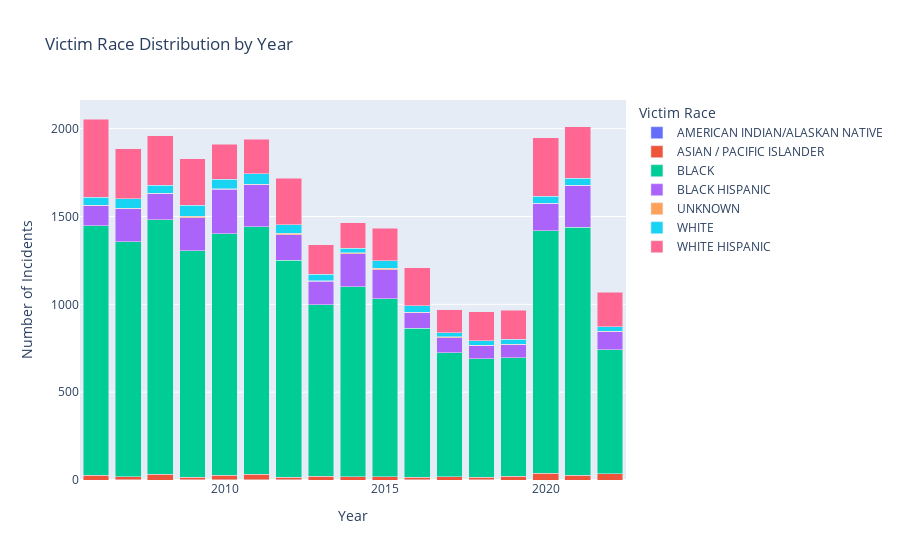

Here is the notebook cell this chart was saved with:
### Code cell
# Assuming 'cleaned_data' is your DataFrame and already loaded

# Replace 'nan' and any other identifier for unknown data with 'UNKNOWN'
cleaned_data['VIC_RACE'] = cleaned_data['VIC_RACE'].fillna('UNKNOWN').replace(['', ' ', 'N/A'], 'UNKNOWN')

# Group by year and victim race, count the occurrences
vic_race_yearly = cleaned_data.groupby(['YEAR', 'VIC_RACE']).size().unstack(fill_value=0)

# Combine 'UNKNOWN' and any other nan categories into one
vic_race_yearly['UNKNOWN'] = vic_race_yearly.get('UNKNOWN', 0) + vic_race_yearly.get('', 0)

# Calculate total incidents per year
total_incidents_per_year = vic_race_yearly.sum(axis=1)

# Calculate percentages
percentages = vic_race_yearly.divide(total_incidents_per_year, axis=0) * 100

# Melt the DataFrame to use with Plotly Express
vic_race_yearly_melted = vic_race_yearly.reset_index().melt(id_vars='YEAR', var_name='Victim Race', value_name='Number of Incidents')
vic_race_yearly_melted['Percentage'] = percentages.reset_index().melt(id_vars='YEAR')['value'].round(2)

# Plotting the bar chart with hover data showing percentages
fig_vic = px.bar(vic_race_yearly_melted, x='YEAR', y='Number of Incidents', color='Victim Race',
                 title="Victim Race Distribution by Year",
                 labels={'YEAR': 'Year', 'Number of Incidents': 'Number of Incidents'},
                 hover_data={'Number of Incidents': True, 'Percentage': True})


# Update layout
fig_vic.update_layout(
    xaxis_title="Year",
    yaxis_title="Number of Incidents",
    barmode='stack',
    xaxis={'categoryorder':'total descending'},
    legend_title_text='Victim Race'
)

fig_vic.show()

### Figure 1 — Plotly figure (JSON) as saved in the notebook; plotly's stock layout.template omitted (floating-point values rounded to 4 significant figures)
{"data": [{"alignmentgroup": "True", "customdata": [[0], [0.05], [0], [0.11], [0.05], [0.1], [0.06], [0], [0], [0], [0.08], [0], [0.1], [0], [0], [0], [0]], "hovertemplate": "Victim Race=AMERICAN INDIAN/ALASKAN NATIVE<br>Year=%{x}<br>Number of Incidents=%{y}<br>Percentage=%{customdata[0]}<extra></extra>", "legendgroup": "AMERICAN INDIAN/ALASKAN NATIVE", "marker": {"color": "#636efa", "pattern": {"shape": ""}}, "name": "AMERICAN INDIAN/ALASKAN NATIVE", "offsetgroup": "AMERICAN INDIAN/ALASKAN NATIVE", "orientation": "v", "showlegend": true, "textposition": "auto", "type": "bar", "x": [2006, 2007, 2008, 2009, 2010, 2011, 2012, 2013, 2014, 2015, 2016, 2017, 2018, 2019, 2020, 2021, 2022], "xaxis": "x", "y": [0, 1, 0, 2, 1, 2, 1, 0, 0, 0, 1, 0, 1, 0, 0, 0, 0], "yaxis": "y"}, {"alignmentgroup": "True", "customdata": [[1.27], [0.95], [1.63], [0.82], [1.31], [1.55], [0.82], [1.64], [1.3], [1.33], [1.16], [1.96], [1.67], [2.07], [1.95], [1.34], [3.27]], "hovertemplate": "Victim Race=ASIAN / PACIFIC ISLANDER<br>Year=%{x}<br>Number of Incidents=%{y}<br>Percentage=%{customdata[0]}<extra></extra>", "legendgroup": "ASIAN / PACIFIC ISLANDER", "marker": {"color": "#EF553B", "pattern": {"shape": ""}}, "name": "ASIAN / PACIFIC ISLANDER", "offsetgroup": "ASIAN / PACIFIC ISLANDER", "orientation": "v", "showlegend": true, "textposition": "auto", "type": "bar", "x": [2006, 2007, 2008, 2009, 2010, 2011, 2012, 2013, 2014, 2015, 2016, 2017, 2018, 2019, 2020, 2021, 2022], "xaxis": "x", "y": [26, 18, 32, 15, 25, 30, 14, 22, 19, 19, 14, 19, 16, 20, 38, 27, 35], "yaxis": "y"}, {"alignmentgroup": "True", "customdata": [[69.2], [70.89], [73.97], [70.46], [71.95], [72.67], [71.93], [72.87], [73.91], [70.69], [70.36], [72.68], [70.15], [69.88], [70.84], [70.21], [66.07]], "hovertemplate": "Victim Race=BLACK<br>Year=%{x}<br>Number of Incidents=%{y}<br>Percentage=%{customdata[0]}<extra></extra>", "legendgroup": "BLACK", "marker": {"color": "#00cc96", "pattern": {"shape": ""}}, "name": "BLACK", "offsetgroup": "BLACK", "orientation": "v", "showlegend": true, "textposition": "auto", "type": "bar", "x": [2006, 2007, 2008, 2009, 2010, 2011, 2012, 2013, 2014, 2015, 2016, 2017, 2018, 2019, 2020, 2021, 2022], "xaxis": "x", "y": [1422, 1337, 1449, 1288, 1375, 1409, 1235, 975, 1082, 1013, 850, 705, 672, 675, 1380, 1412, 707], "yaxis": "y"}, {"alignmentgroup": "True", "customdata": [[5.55], [9.92], [7.61], [10.23], [13.29], [12.33], [8.56], [9.94], [12.7], [11.58], [7.2], [8.97], [7.93], [7.87], [8.06], [11.93], [9.63]], "hovertemplate": "Victim Race=BLACK HISPANIC<br>Year=%{x}<br>Number of Incidents=%{y}<br>Percentage=%{customdata[0]}<extra></extra>", "legendgroup": "BLACK HISPANIC", "marker": {"color": "#ab63fa", "pattern": {"shape": ""}}, "name": "BLACK HISPANIC", "offsetgroup": "BLACK HISPANIC", "orientation": "v", "showlegend": true, "textposition": "auto", "type": "bar", "x": [2006, 2007, 2008, 2009, 2010, 2011, 2012, 2013, 2014, 2015, 2016, 2017, 2018, 2019, 2020, 2021, 2022], "xaxis": "x", "y": [114, 187, 149, 187, 254, 239, 147, 133, 186, 166, 87, 87, 76, 76, 157, 240, 103], "yaxis": "y"}, {"alignmentgroup": "True", "customdata": [[0.1], [0.27], [0.15], [0.55], [0.1], [0.15], [0.52], [0.37], [0.55], [0.49], [0.33], [0.41], [0.21], [0.1], [0], [0], [0.09]], "hovertemplate": "Victim Race=UNKNOWN<br>Year=%{x}<br>Number of Incidents=%{y}<br>Percentage=%{customdata[0]}<extra></extra>", "legendgroup": "UNKNOWN", "marker": {"color": "#FFA15A", "pattern": {"shape": ""}}, "name": "UNKNOWN", "offsetgroup": "UNKNOWN", "orientation": "v", "showlegend": true, "textposition": "auto", "type": "bar", "x": [2006, 2007, 2008, 2009, 2010, 2011, 2012, 2013, 2014, 2015, 2016, 2017, 2018, 2019, 2020, 2021, 2022], "xaxis": "x", "y": [2, 5, 3, 10, 2, 3, 9, 5, 8, 7, 4, 4, 2, 1, 0, 0, 1], "yaxis": "y"}, {"alignmentgroup": "True", "customdata": [[2.24], [2.86], [2.25], [3.39], [2.93], [3.09], [2.68], [2.62], [1.64], [2.93], [3.06], [2.27], [2.61], [2.9], [2], [1.99], [2.43]], "hovertemplate": "Victim Race=WHITE<br>Year=%{x}<br>Number of Incidents=%{y}<br>Percentage=%{customdata[0]}<extra></extra>", "legendgroup": "WHITE", "marker": {"color": "#19d3f3", "pattern": {"shape": ""}}, "name": "WHITE", "offsetgroup": "WHITE", "orientation": "v", "showlegend": true, "textposition": "auto", "type": "bar", "x": [2006, 2007, 2008, 2009, 2010, 2011, 2012, 2013, 2014, 2015, 2016, 2017, 2018, 2019, 2020, 2021, 2022], "xaxis": "x", "y": [46, 54, 44, 62, 56, 60, 46, 35, 24, 42, 37, 22, 25, 28, 39, 40, 26], "yaxis": "y"}, {"alignmentgroup": "True", "customdata": [[21.65], [15.06], [14.4], [14.44], [10.36], [10.11], [15.43], [12.56], [9.9], [12.98], [17.8], [13.71], [17.33], [17.18], [17.15], [14.52], [18.5]], "hovertemplate": "Victim Race=WHITE HISPANIC<br>Year=%{x}<br>Number of Incidents=%{y}<br>Percentage=%{customdata[0]}<extra></extra>", "legendgroup": "WHITE HISPANIC", "marker": {"color": "#FF6692", "pattern": {"shape": ""}}, "name": "WHITE HISPANIC", "offsetgroup": "WHITE HISPANIC", "orientation": "v", "showlegend": true, "textposition": "auto", "type": "bar", "x": [2006, 2007, 2008, 2009, 2010, 2011, 2012, 2013, 2014, 2015, 2016, 2017, 2018, 2019, 2020, 2021, 2022], "xaxis": "x", "y": [445, 284, 282, 264, 198, 196, 265, 168, 145, 186, 215, 133, 166, 166, 334, 292, 198], "yaxis": "y"}], "layout": {"barmode": "stack", "legend": {"title": {"text": "Victim Race"}, "tracegroupgap": 0}, "title": {"text": "Victim Race Distribution by Year"}, "xaxis": {"anchor": "y", "categoryorder": "total descending", "domain": [0, 1], "title": {"text": "Year"}}, "yaxis": {"anchor": "x", "domain": [0, 1], "title": {"text": "Number of Incidents"}}}}
